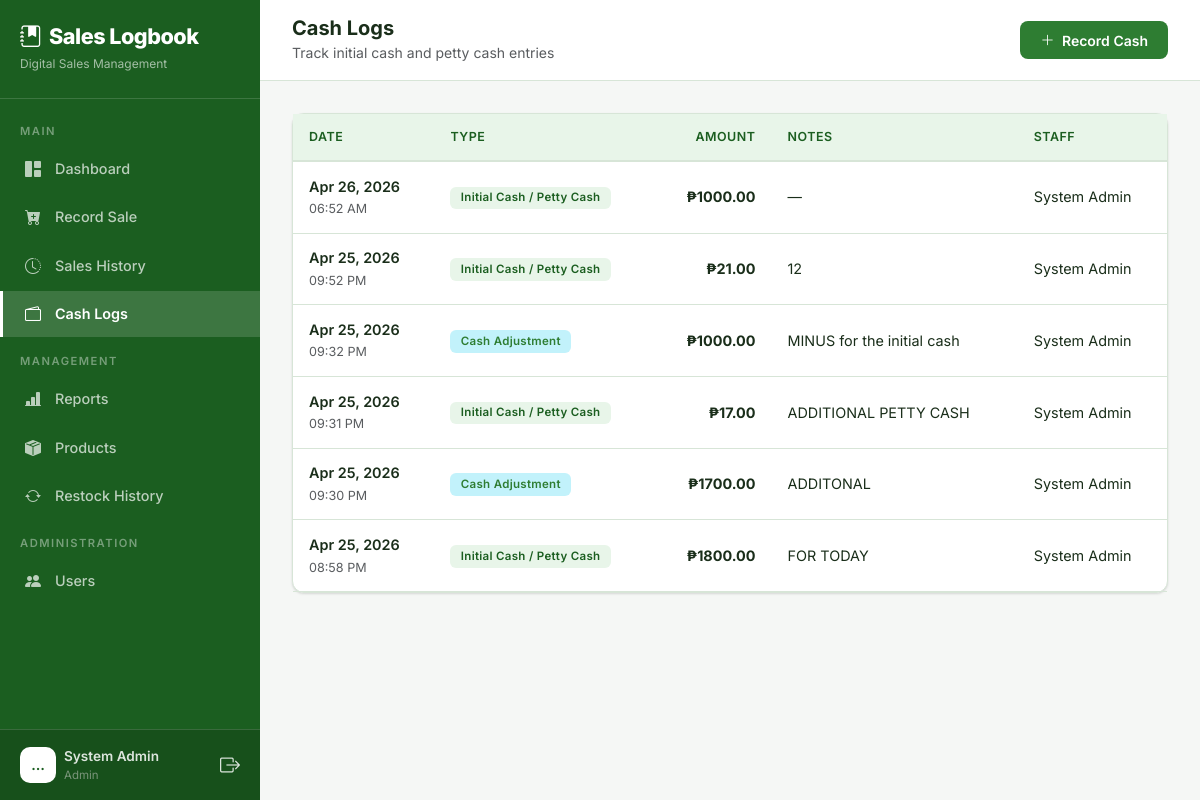
The app's page /cash-log/ (signed in) with its own data.
### core/models.py (models this page shows, shortened)
class User(AbstractUser):
    ROLE_CHOICES = (
        ('admin', 'Admin'),
        ('manager', 'Manager'),
        ('staff', 'Sales Staff'),
    )
    role = models.CharField(max_length=10, choices=ROLE_CHOICES, default='staff')
    phone = models.CharField(max_length=20, blank=True, null=True)

class CashLog(models.Model):
    LOG_TYPES = (
        ('initial', 'Initial Cash / Petty Cash'),
        ('adjustment', 'Cash Adjustment'),
        ('withdrawal', 'Cash Withdrawal'),
    )
    user = models.ForeignKey(User, on_delete=models.SET_NULL, null=True, related_name='cash_logs')
    amount = models.DecimalField(max_digits=12, decimal_places=2)
    log_type = models.CharField(max_length=20, choices=LOG_TYPES, default='initial')
    notes = models.TextField(blank=True, null=True)
    date = models.DateTimeField(default=timezone.now)
    created_at = models.DateTimeField(auto_now_add=True)
    class Meta:
        ordering = ['-date']

### core/views.py (the view)
# urls.py: path('cash-log/', views.cash_log_list, name='cash_log_list'),
@login_required
def cash_log_list(request):
    logs = CashLog.objects.select_related('user').all()
    if request.user.role == 'staff':
        logs = logs.filter(user=request.user)
    paginator = Paginator(logs, 20)
    page = request.GET.get('page', 1)
    logs = paginator.get_page(page)
    return render(request, 'core/cash_log_list.html', {'logs': logs})

### core/templates/core/cash_log_list.html (shortened to what this page needs)
{% extends "core/base.html" %}
{% load static %}
{% block body %}
{% include "core/partials/sidebar.html" %}
<div class="main-content">
    <div class="top-bar d-flex justify-content-between align-items-center">
        <div class="d-flex align-items-center gap-3">
            <div>
                <h5 class="mb-0 fw-bold">Cash Logs</h5>
                <small class="text-muted">Track initial cash and petty cash entries</small>
            </div>
        </div>
        <a href="{% url 'cash_log_create' %}" class="btn btn-primary">
            <i class="bi bi-plus-lg me-1"></i> Record Cash
        </a>
    </div>
    <div class="page-content fade-in">
        <div class="card">
            <div class="card-body p-0">
                {% if logs %}
                <div class="table-responsive">
                    <table class="table table-hover mb-0">
                        <thead>
                            <tr>
                                <th>Date</th>
                                <th>Type</th>
                                <th class="text-end">Amount</th>
                                <th>Notes</th>
                                <th>Staff</th>
                            </tr>
                        </thead>
                        <tbody>
                            {% for log in logs %}
                            <tr>
                                <td>
                                    <div class="fw-semibold">{{ log.date|date:"M d, Y" }}</div>
                                    <small class="text-muted">{{ log.date|date:"h:i A" }}</small>
                                </td>
                                <td>
                                    <span class="badge {% if log.log_type == 'initial' %}bg-primary{% elif log.log_type == 'withdrawal' %}bg-danger{% else %}bg-info{% endif %} bg-opacity-25 text-{{ log.log_type|yesno:'primary,danger,info' }}">
                                        {{ log.get_log_type_display }}
                                    </span>
                                </td>
                                <td class="text-end fw-bold">₱{{ log.amount|floatformat:2 }}</td>
                                <td>{{ log.notes|default:"—" }}</td>
                                <td>{{ log.user.get_full_name|default:log.user.username }}</td>
                            </tr>
                            {% endfor %}
                        </tbody>
                    </table>
                </div>
                {% else %}
                <div class="empty-state">
                    <i class="bi bi-currency-dollar"></i>
                    <p>No cash logs found. <a href="{% url 'cash_log_create' %}">Record your first entry!</a></p>
                </div>
                {% endif %}
            </div>
        </div>
    </div>
</div>
{% endblock %}

### core/templates/core/partials/sidebar.html (shortened to what this page needs)
{% load static %}
<nav class="sidebar" id="sidebar">
    <div class="brand">
        <h4><i class="bi bi-journal-bookmark-fill me-2"></i>Sales Logbook</h4>
        <small>Digital Sales Management</small>
    </div>
    <div class="d-flex flex-column" style="height: calc(100% - 85px - 80px);">
        <div class="flex-grow-1 overflow-auto py-2">
            <div class="nav-divider">Main</div>
            <a href="{% url 'dashboard' %}"
                class="nav-link {% if request.resolver_match.url_name == 'dashboard' %}active{% endif %}">
                <i class="bi bi-grid-1x2-fill"></i> Dashboard
            </a>
            <a href="{% url 'record_sale' %}"
                class="nav-link {% if request.resolver_match.url_name == 'record_sale' %}active{% endif %}">
                <i class="bi bi-cart-plus-fill"></i> Record Sale
            </a>
            <a href="{% url 'sales_history' %}"
                class="nav-link {% if request.resolver_match.url_name == 'sales_history' %}active{% endif %}">
                <i class="bi bi-clock-history"></i> Sales History
            </a>
            <a href="{% url 'cash_log_list' %}"
                class="nav-link {% if 'cash_log' in request.resolver_match.url_name %}active{% endif %}">
                <i class="bi bi-wallet2"></i> Cash Logs
            </a>
            {% if request.user.role == 'admin' or request.user.role == 'manager' %}
            <div class="nav-divider">Management</div>
            <a href="{% url 'reports' %}"
                class="nav-link {% if request.resolver_match.url_name == 'reports' %}active{% endif %}">
                <i class="bi bi-bar-chart-line-fill"></i> Reports
            </a>
            <a href="{% url 'product_list' %}"
                class="nav-link {% if request.resolver_match.url_name == 'product_list' or request.resolver_match.url_name == 'product_create' or request.resolver_match.url_name == 'product_edit' %}active{% endif %}">
                <i class="bi bi-box-seam-fill"></i> Products
            </a>
            <a href="{% url 'restock_list' %}"
                class="nav-link {% if 'restock' in request.resolver_match.url_name %}active{% endif %}">
                <i class="bi bi-arrow-repeat"></i> Restock History
            </a>
            {% endif %}
            {% if request.user.role == 'admin' %}
            <div class="nav-divider">Administration</div>
            <a href="{% url 'user_list' %}"
                class="nav-link {% if request.resolver_match.url_name == 'user_list' or request.resolver_match.url_name == 'user_create' or request.resolver_match.url_name == 'user_edit' %}active{% endif %}">
                <i class="bi bi-people-fill"></i> Users
            </a>
            {% endif %}
        </div>
        <div class="user-info">
            <div class="d-flex align-items-center gap-2">
                <div class="avatar">
                    {{ request.user.first_name|default:request.user.username|truncatechars:1|upper }}
                </div>
                <div class="flex-grow-1">
                    <div class="fw-semibold" style="font-size: 0.85rem;">
                        {{request.user.get_full_name|default:request.user.username }}</div>
                    <div style="font-size: 0.72rem; color: var(--text-muted);">{{ request.user.get_role_display }}</div>
                </div>
                <a href="{% url 'logout' %}" class="text-secondary" title="Logout">
                    <i class="bi bi-box-arrow-right fs-5"></i>
                </a>
            </div>
        </div>
    </div>
</nav>

### static/css/style.css (style rules this page uses)
:root { --primary: #2e7d32; --primary-light: #43a047; --primary-dark: #1b5e20; --primary-subtle: #e8f5e9; --accent: #388e3c; --success: #2e7d32; --warning: #e65100; --danger: #c62828; --info: #1565c0; --bg-body: #f5f7f5; --bg-sidebar: #1b5e20; --bg-card: #ffffff; --bg-card-hover: #f1f8f1; --bg-input: #ffffff; --bg-glass: rgba(255, 255, 255, 0.95); --border-color: #d7e5d7; --text-primary: #1a2e1a; --text-secondary: #4a6b4a; --text-muted: #7a957a; --text-on-primary: #ffffff; --shadow: 0 1px 3px rgba(0, 0, 0, 0.08), 0 1px 2px rgba(0, 0, 0, 0.06); --shadow-lg: 0 4px 12px rgba(0, 0, 0, 0.1), 0 2px 4px rgba(0, 0, 0, 0.06); }
* { font-family: 'Inter', -apple-system, BlinkMacSystemFont, sans-serif; }
body { background-color: var(--bg-body); color: var(--text-primary); min-height: 100vh; }
.sidebar { width: 260px; min-height: 100vh; background: var(--bg-sidebar); position: fixed; top: 0; left: 0; z-index: 1000; transition: transform 0.3s ease; overflow-y: auto; }
.sidebar .brand { padding: 1.5rem 1.25rem; border-bottom: 1px solid rgba(255, 255, 255, 0.15); }
.sidebar .brand h4 { font-weight: 800; letter-spacing: -0.5px; margin: 0; font-size: 1.35rem; color: #ffffff; }
.sidebar .brand small { color: rgba(255, 255, 255, 0.6); font-size: 0.75rem; font-weight: 400; }
.sidebar .nav-link { color: rgba(255, 255, 255, 0.7); padding: 0.7rem 1.25rem; display: flex; align-items: center; gap: 0.75rem; font-size: 0.9rem; font-weight: 500; transition: all 0.2s ease; border-left: 3px solid transparent; margin: 2px 0; }
.sidebar .nav-link.active { color: #ffffff; background: rgba(255, 255, 255, 0.15); border-left-color: #ffffff; font-weight: 600; }
.sidebar .nav-link i { width: 20px; text-align: center; font-size: 1rem; }
.sidebar .nav-divider { padding: 0.5rem 1.25rem 0.25rem; font-size: 0.7rem; text-transform: uppercase; letter-spacing: 1.5px; color: rgba(255, 255, 255, 0.4); font-weight: 600; margin-top: 0.5rem; }
.sidebar .user-info { padding: 1rem 1.25rem; border-top: 1px solid rgba(255, 255, 255, 0.15); position: absolute; bottom: 0; width: 100%; background: rgba(0, 0, 0, 0.15); }
.sidebar .user-info .avatar { width: 36px; height: 36px; background: #ffffff; color: var(--primary-dark); border-radius: 10px; display: flex; align-items: center; justify-content: center; font-weight: 700; font-size: 0.85rem; }
.sidebar .user-info, .sidebar .user-info * { color: rgba(255, 255, 255, 0.85); }
.sidebar .user-info a { color: rgba(255, 255, 255, 0.6); }
.main-content { margin-left: 260px; min-height: 100vh; padding: 0; }
.top-bar { padding: 1rem 2rem; background: #ffffff; border-bottom: 1px solid var(--border-color); position: sticky; top: 0; z-index: 100; }
.top-bar h5 { color: var(--text-primary); }
.top-bar small { color: var(--text-muted); }
.page-content { padding: 2rem; }
.card { background: var(--bg-card); border: 1px solid var(--border-color); border-radius: 12px; box-shadow: var(--shadow); transition: all 0.3s ease; }
.card-body { padding: 1.5rem; }
.table { color: var(--text-primary); --bs-table-bg: transparent; --bs-table-hover-bg: var(--bg-card-hover); --bs-table-striped-bg: #f7faf7; }
.table thead th { background: var(--primary-subtle); border-bottom: 2px solid var(--border-color); color: var(--primary-dark); font-size: 0.78rem; font-weight: 600; text-transform: uppercase; letter-spacing: 0.5px; padding: 0.85rem 1rem; white-space: nowrap; }
.table td { padding: 0.85rem 1rem; border-color: var(--border-color); vertical-align: middle; font-size: 0.9rem; color: var(--text-primary); }
.table tbody tr { transition: background-color 0.15s ease; }
.btn { border-radius: 8px; font-weight: 600; font-size: 0.875rem; padding: 0.55rem 1.25rem; transition: all 0.2s ease; border: none; }
.btn-primary { background: var(--primary); color: #ffffff; }
.badge { font-weight: 600; font-size: 0.72rem; padding: 0.35rem 0.65rem; border-radius: 6px; letter-spacing: 0.3px; }
.text-primary { color: var(--primary) !important; }
.fade-in { animation: fadeIn 0.4s ease; }
.bg-primary { background-color: var(--primary) !important; }
.badge.bg-opacity-25 { opacity: 1; }
.badge.bg-primary.bg-opacity-25 { background: var(--primary-subtle) !important; color: var(--primary-dark) !important; }
.fw-semibold, .fw-bold { color: var(--text-primary); }
.table .fw-bold { color: var(--text-primary); }

### records on screen
User: user.first_name "…", user.get_full_name "System Admin", user.role "Admin"
CashLog: date "Apr 26, 2026", date "06:52 AM", log_type "Initial Cash / Petty Cash", amount "1000.00", notes "—", user.get_full_name "System Admin"
CashLog: date "Apr 25, 2026", date "09:52 PM", log_type "Initial Cash / Petty Cash", amount "21.00", notes "12", user.get_full_name "System Admin"
CashLog: date "Apr 25, 2026", date "09:32 PM", log_type "Cash Adjustment", amount "1000.00", notes "MINUS for the initial cash", user.get_full_name "System Admin"
CashLog: date "Apr 25, 2026", date "09:31 PM", log_type "Initial Cash / Petty Cash", amount "17.00", notes "ADDITIONAL PETTY CASH", user.get_full_name "System Admin"
CashLog: date "Apr 25, 2026", date "09:30 PM", log_type "Cash Adjustment", amount "1700.00", notes "ADDITONAL", user.get_full_name "System Admin"
CashLog: date "Apr 25, 2026", date "08:58 PM", log_type "Initial Cash / Petty Cash", amount "1800.00", notes "FOR TODAY", user.get_full_name "System Admin"
